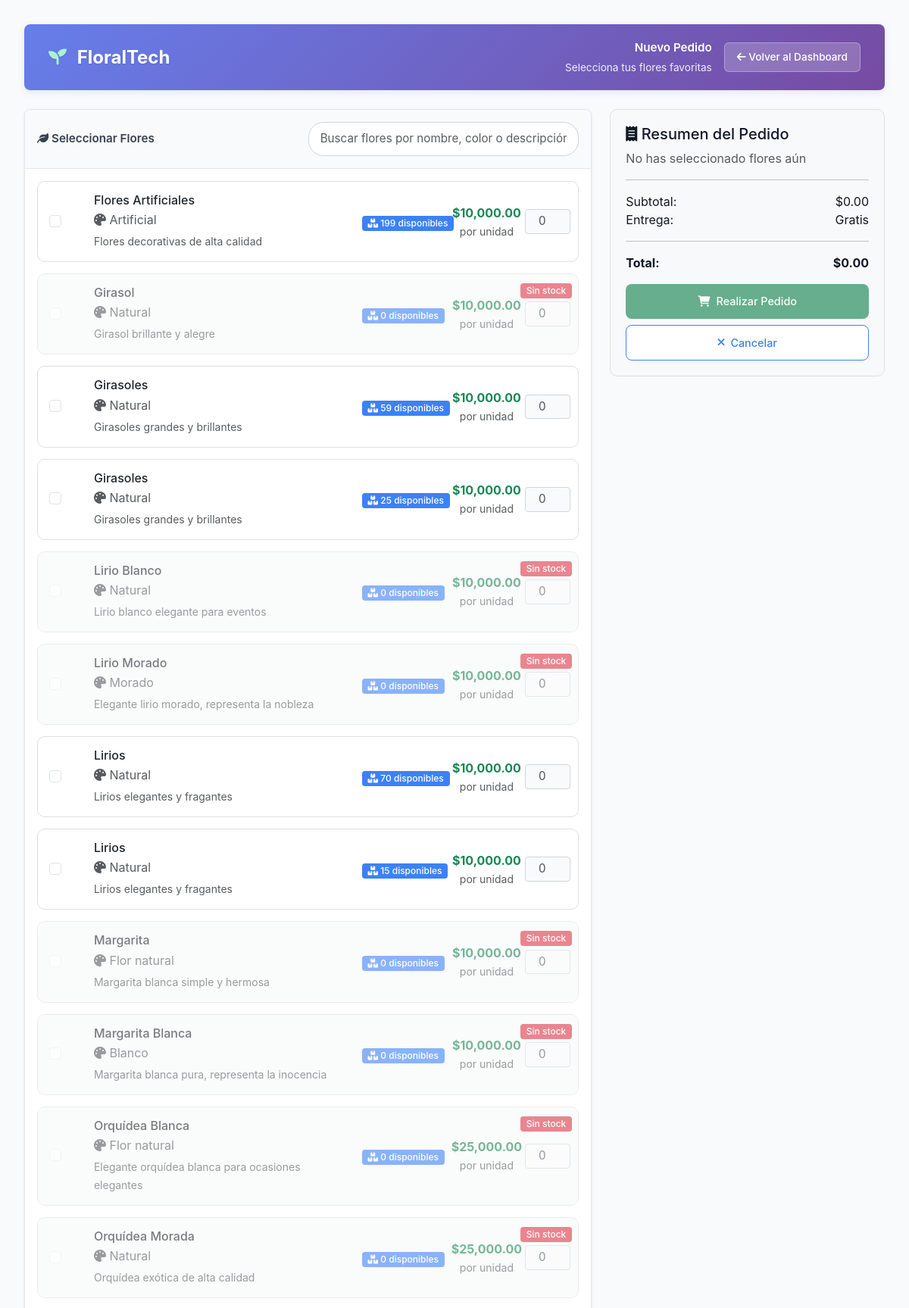
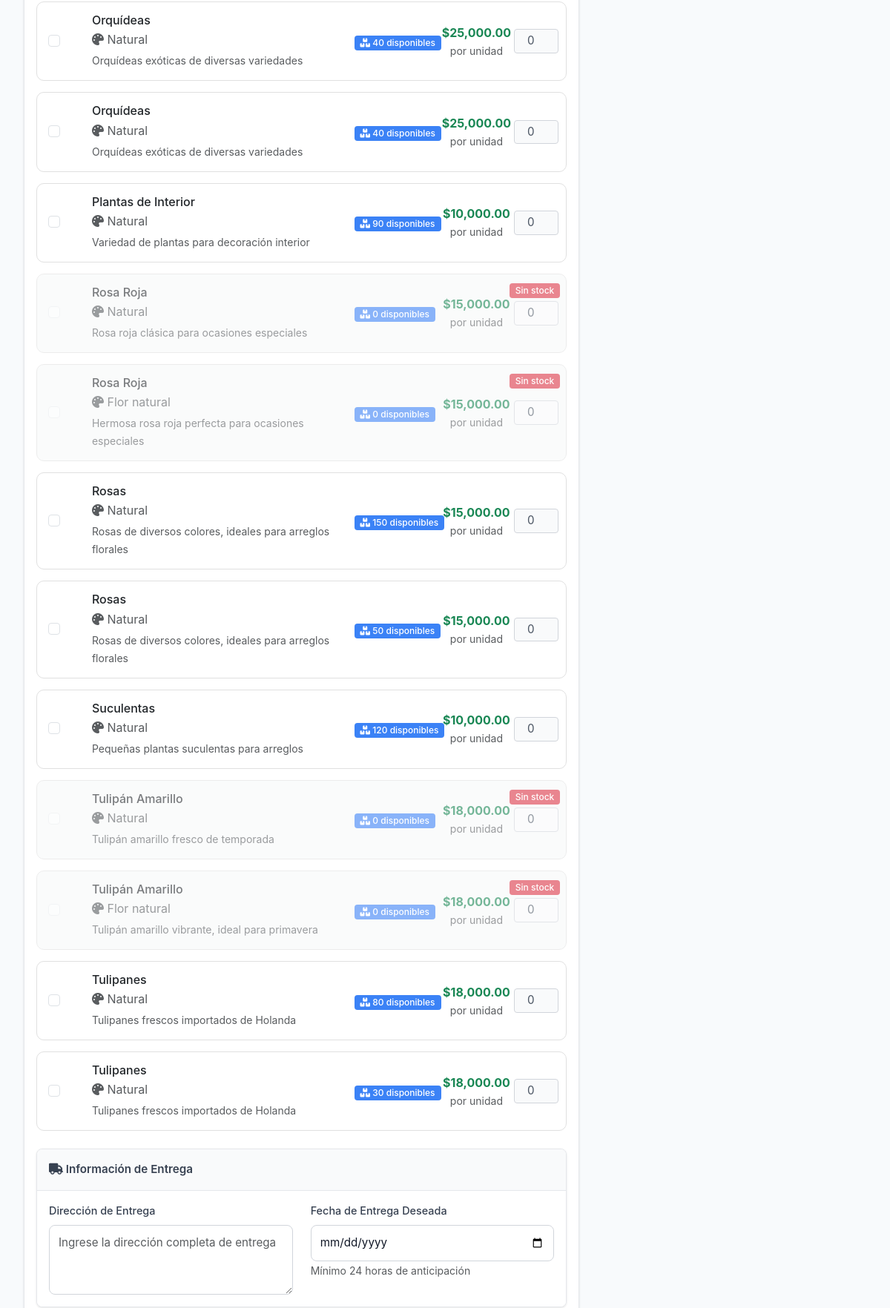
Screenshot of /index.php?ctrl=cliente&action=nuevo_pedido (signed in, upper part) with the database file from the repository (2 pictures, top to bottom).
### tables this page shows
CREATE TABLE `tflor` (
  `idtflor` int(11) NOT NULL,
  `nombre` varchar(255) NOT NULL,
  `naturaleza` varchar(255) DEFAULT NULL,
  `descripcion` text DEFAULT NULL,
  `precio` decimal(10,2) NOT NULL DEFAULT 0.00,
  `fecha_creacion` datetime DEFAULT current_timestamp() COMMENT 'Fecha de creación del producto',
  `activo` tinyint(1) DEFAULT 1 COMMENT 'Si el producto está activo',
  `color` varchar(100) DEFAULT 'Multicolor',
  `precio_venta` decimal(10,2) DEFAULT 0.00,
  `estado` varchar(50) DEFAULT 'activo'
);

### controllers/cliente.php (called while the page is built, shortened)
<?php
class cliente {
    public function nuevo_pedido() {
        include 'views/cliente/nuevo_pedido.php';
    }
}

### index.php (called while the page is built, shortened)
<?php
$action = isset($_GET['action']) ? $_GET['action'] : 'index';
try {
    $controller = new $controllerClass();
    $controller->$action();
} catch (Exception $e) {
    die("Error: " . $e->getMessage());
}
?>

### views/cliente/nuevo_pedido.php (the view, shortened to what this page needs)
<?php
$isFragment = isset($_GET['fragment']) && $_GET['fragment'] == '1';
$conn = new conexion();
$db = $conn->get_conexion();
try {
    $stmt = $db->prepare("
        SELECT
            tf.idtflor,
            tf.nombre,
            tf.naturaleza as color,
            tf.descripcion,
            tf.precio,
            COALESCE(i.cantidad_disponible, 0) as stock
        FROM tflor tf
        LEFT JOIN inv i ON tf.idtflor = i.tflor_idtflor
        ORDER BY tf.nombre
    ");
    $stmt->execute();
    $flores_disponibles = $stmt->fetchAll(PDO::FETCH_ASSOC);
} catch (PDOException $e) {
    $flores_disponibles = [];
    error_log("Error obteniendo flores: " . $e->getMessage());
}
?>
<?php if (!$isFragment): ?>
<!DOCTYPE html>
<html lang="es">
<head>
    <link href="https://cdn.jsdelivr.net/npm/bootstrap@5.3.6/dist/css/bootstrap.min.css" rel="stylesheet">
    <link rel="stylesheet" href="assets/dashboard-cliente.css">
    <link href="https://cdnjs.cloudflare.com/ajax/libs/font-awesome/6.0.0/css/all.min.css" rel="stylesheet">
</head>
<body>
    <div class="dashboard-container">
        <nav class="navbar">
            <div class="navbar-brand">
                <i class="fas fa-seedling"></i>
                FloralTech
            </div>
            <div class="navbar-user">
                <div class="user-info">
                    <p class="user-name">Nuevo Pedido</p>
                    <p class="user-welcome">Selecciona tus flores favoritas</p>
                </div>
                <a href="index.php?ctrl=cliente&action=dashboard" class="logout-btn">
                    <i class="fas fa-arrow-left"></i> Volver al Dashboard
                </a>
            </div>
        </nav>
        <div class="row">
            <div class="col-md-8">
                <div class="card">
                    <div class="card-header d-flex justify-content-between align-items-center">
                        <div>
                            <i class="fas fa-leaf"></i> Seleccionar Flores
                        </div>
                        <div class="w-50">
                            <input
                                type="text"
                                class="form-control"
                                id="flowerSearch"
                                placeholder="Buscar flores por nombre, color o descripción..."
                                onkeyup="filterFlowers()"
                            >
                        </div>
                    </div>
                    <div class="card-body">
<?php endif; ?>
                        <form id="pedidoForm" method="POST" action="index.php?ctrl=cliente&action=procesar_pedido">
                            <?php if (!empty($flores_disponibles)): ?>
                                <div id="floresContainer">
                                    <?php foreach ($flores_disponibles as $flor): ?>
                                        <div class="flower-card <?= $flor['stock'] <= 0 ? 'no-stock' : '' ?>"
                                             data-id="<?= $flor['idtflor'] ?>"
                                             data-price="<?= $flor['precio'] ?>"
                                             data-name="<?= htmlspecialchars(strtolower($flor['nombre'])) ?>"
                                             data-color="<?= htmlspecialchars(strtolower($flor['color'] ?? '')) ?>"
                                             data-desc="<?= htmlspecialchars(strtolower($flor['descripcion'] ?? '')) ?>">
                                            <?php if ($flor['stock'] <= 0): ?>
                                                <div class="position-absolute top-0 end-0 m-2">
                                                    <span class="badge bg-danger">Sin stock</span>
                                                </div>
                                            <?php endif; ?>
                                            <div class="row align-items-center">
                                                <div class="col-md-1">
                                                    <div class="form-check">
                                                        <input
                                                            class="form-check-input flower-checkbox"
                                                            type="checkbox"
                                                            name="flor_<?= $flor['idtflor'] ?>"
                                                            id="flor_<?= $flor['idtflor'] ?>"
                                                            onchange="toggleFlowerSelection(<?= $flor['idtflor'] ?>)"
                                                            <?= $flor['stock'] <= 0 ? 'disabled' : '' ?>
                                                        >
                                                    </div>
                                                </div>
                                                <div class="col-md-6">
                                                    <h6 class="mb-1"><?= htmlspecialchars($flor['nombre']) ?></h6>
                                                    <p class="text-muted mb-1">
                                                        <i class="fas fa-palette"></i>
                                                        <?= htmlspecialchars($flor['color'] ?? 'Sin color específico') ?>
                                                    </p>
                                                    <small class="text-muted"><?= htmlspecialchars($flor['descripcion'] ?? 'Sin descripción') ?></small>
                                                </div>
                                                <div class="col-md-2">
                                                    <span class="badge badge-info">
                                                        <i class="fas fa-boxes"></i>
                                                        <?= $flor['stock'] ?> disponibles
                                                    </span>
                                                </div>
                                                <div class="col-md-2">
                                                    <div class="text-center">
                                                        <strong class="text-success">$<?= number_format($flor['precio'], 2) ?></strong>
                                                        <br><small class="text-muted">por unidad</small>
                                                    </div>
                                                </div>
                                                <div class="col-md-1">
                                                    <div class="quantity-control">
                                                        <input
                                                            type="number"
                                                            name="cantidad_<?= $flor['idtflor'] ?>"
                                                            id="cantidad_<?= $flor['idtflor'] ?>"
                                                            class="form-control quantity-input"
                                                            min="0"
                                                            max="<?= $flor['stock'] ?>"
                                                            value="0"
                                                            disabled
                                                            onchange="updateTotal()"
                                                            style="margin-left: -20px; margin-top: 0px;"
                                                        >
                                                    </div>
                                                </div>
                                            </div>
                                        </div>
                                    <?php endforeach; ?>
                                </div>
                                <div class="card mt-4">
                                    <div class="card-header">
                                        <i class="fas fa-truck"></i> Información de Entrega
                                    </div>
                                    <div class="card-body">
                                        <div class="row">
                                            <div class="col-md-6">
                                                <label for="direccion_entrega" class="form-label">Dirección de Entrega</label>
                                                <textarea
                                                    class="form-control"
                                                    id="direccion_entrega"
                                                    name="direccion_entrega"
                                                    rows="3"
                                                    placeholder="Ingrese la dirección completa de entrega"
                                                    required
                                                ></textarea>
                                            </div>
                                            <div class="col-md-6">
                                                <label for="fecha_entrega" class="form-label">Fecha de Entrega Deseada</label>
                                                <input
                                                    type="date"
                                                    class="form-control"
                                                    id="fecha_entrega"
                                                    name="fecha_entrega"
                                                    min="<?= date('Y-m-d', strtotime('+1 day')) ?>"
                                                    required
                                                >
                                                <small class="text-muted">Mínimo 24 horas de anticipación</small>
                                            </div>
                                        </div>
                                    </div>
                                </div>
                            <?php endif; ?>
                        </form>
                    </div>
                </div>
            </div>
            <div class="col-md-4">
                <div class="total-summary">
                    <h5><i class="fas fa-receipt"></i> Resumen del Pedido</h5>
                    <div id="selectedFlowers">
                        <p class="text-muted">No has seleccionado flores aún</p>
                    </div>
                    <hr>
                    <div class="d-flex justify-content-between">
                        <span>Subtotal:</span>
                        <span id="subtotalAmount">$0.00</span>
                    </div>
                    <div class="d-flex justify-content-between">
                        <span>Entrega:</span>
                        <span>Gratis</span>
                    </div>
                    <hr>
                    <div class="d-flex justify-content-between">
                        <strong>Total:</strong>
                        <strong id="totalAmount">$0.00</strong>
                    </div>
                    <div class="mt-3">
                        <button type="submit" form="pedidoForm" class="btn btn-success w-100" id="submitBtn" disabled>
                            <i class="fas fa-shopping-cart"></i> Realizar Pedido
                        </button>
                    </div>
                    <div class="mt-2">
                        <a href="index.php?ctrl=cliente&action=dashboard" class="btn btn-outline w-100">
                            <i class="fas fa-times"></i> Cancelar
                        </a>
                    </div>
                </div>
            </div>
        </div>
    </div>
</body>
</html>

### rows the page displays
tflor: nombre "Flores Artificiales", naturaleza "Artificial", descripcion "Flores decorativas de alta calidad", stock "199", precio "10,000.00", idtflor "0"
tflor: shows "Sin stock", nombre "Girasol", naturaleza "Natural", descripcion "Girasol brillante y alegre", stock "0", precio "10,000.00", idtflor "0"
tflor: nombre "Girasoles", naturaleza "Natural", descripcion "Girasoles grandes y brillantes", stock "59", precio "10,000.00", idtflor "0", stock "25"
tflor: shows "Sin stock", nombre "Lirio Blanco", naturaleza "Natural", descripcion "Lirio blanco elegante para eventos", stock "0", precio "10,000.00", idtflor "0"
tflor: shows "Sin stock", nombre "Lirio Morado", naturaleza "Morado", descripcion "Elegante lirio morado, representa la nobleza", stock "0", precio "10,000.00", idtflor "0"
tflor: nombre "Lirios", naturaleza "Natural", descripcion "Lirios elegantes y fragantes", stock "70", precio "10,000.00", idtflor "0", stock "15"
tflor: shows "Sin stock", nombre "Margarita", naturaleza "Flor natural", descripcion "Margarita blanca simple y hermosa", stock "0", precio "10,000.00", idtflor "0"
tflor: shows "Sin stock", nombre "Margarita Blanca", naturaleza "Blanco", descripcion "Margarita blanca pura, representa la inocencia", stock "0", precio "10,000.00", idtflor "0"
tflor: shows "Sin stock", nombre "Orquídea Blanca", naturaleza "Flor natural", descripcion "Elegante orquídea blanca para ocasiones elegantes", stock "0", precio "25,000.00", idtflor "0"
tflor: shows "Sin stock", nombre "Orquídea Morada", naturaleza "Natural", descripcion "Orquídea exótica de alta calidad", stock "0", precio "25,000.00", idtflor "0"
tflor: nombre "Orquídeas", naturaleza "Natural", descripcion "Orquídeas exóticas de diversas variedades", stock "40", precio "25,000.00", idtflor "0"
tflor: nombre "Plantas de Interior", naturaleza "Natural", descripcion "Variedad de plantas para decoración interior", stock "90", precio "10,000.00", idtflor "0"
tflor: shows "Sin stock", nombre "Rosa Roja", naturaleza "Natural", descripcion "Rosa roja clásica para ocasiones especiales", stock "0", precio "15,000.00", idtflor "0"
tflor: shows "Sin stock", nombre "Rosa Roja", naturaleza "Flor natural", descripcion "Hermosa rosa roja perfecta para ocasiones especiales", stock "0", precio "15,000.00", idtflor "0"
tflor: nombre "Rosas", naturaleza "Natural", descripcion "Rosas de diversos colores, ideales para arreglos florales", stock "150", precio "15,000.00", idtflor "0", stock "50"
tflor: nombre "Suculentas", naturaleza "Natural", descripcion "Pequeñas plantas suculentas para arreglos", stock "120", precio "10,000.00", idtflor "0"
tflor: shows "Sin stock", nombre "Tulipán Amarillo", naturaleza "Natural", descripcion "Tulipán amarillo fresco de temporada", stock "0", precio "18,000.00", idtflor "0"
tflor: shows "Sin stock", nombre "Tulipán Amarillo", naturaleza "Flor natural", descripcion "Tulipán amarillo vibrante, ideal para primavera", stock "0", precio "18,000.00", idtflor "0"
tflor: nombre "Tulipanes", naturaleza "Natural", descripcion "Tulipanes frescos importados de Holanda", stock "80", precio "18,000.00", idtflor "0", stock "30"
